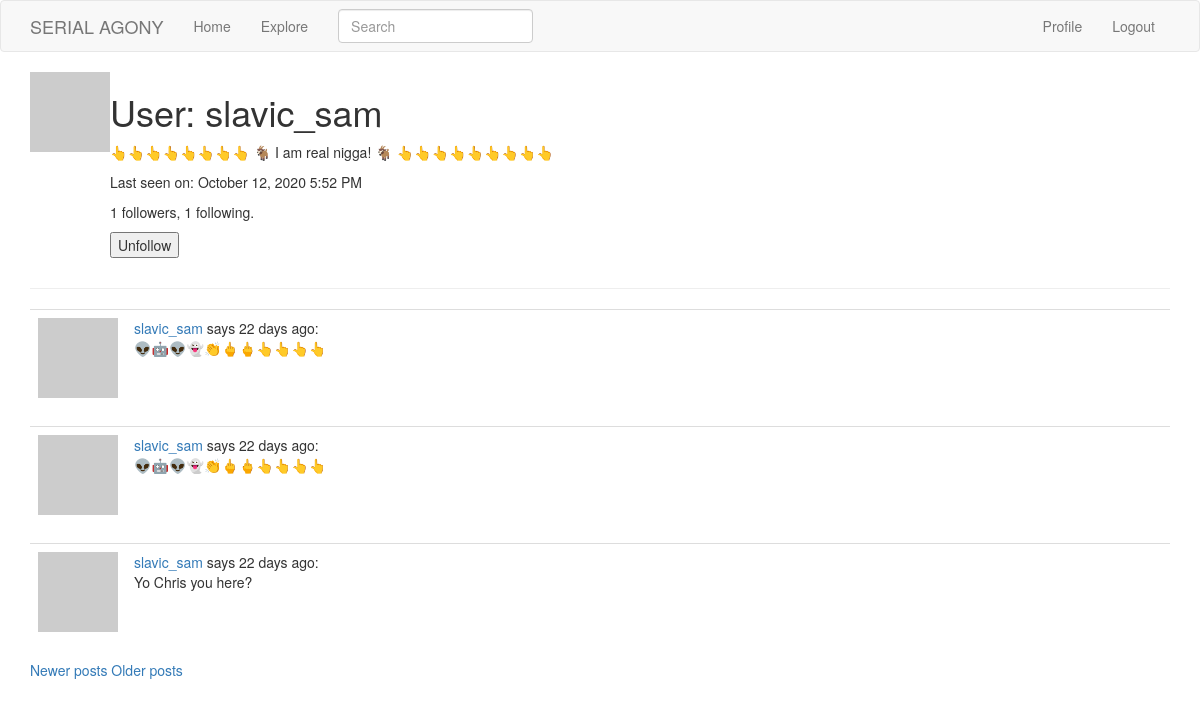
The app's page /user/slavic_sam?page=2 (signed in) with its own data.
### app/models.py (models this page shows, shortened)
class User(UserMixin, db.Model):
    id = db.Column(db.Integer, primary_key=True)
    username = db.Column(db.String(64), index=True, unique=True)
    email = db.Column(db.String(120), index=True, unique=True)
    password_hash = db.Column(db.String(128))
    posts = db.relationship('Post', backref='author', lazy='dynamic')
    about_me = db.Column(db.String(140))
    last_seen = db.Column(db.DateTime, default=datetime.utcnow)
    followed = db.relationship(
        'User', secondary=followers,
        primaryjoin=(followers.c.follower_id == id),
        secondaryjoin=(followers.c.followed_id == id),
        backref=db.backref('followers', lazy='dynamic'), lazy='dynamic')
    def avatar(self, size):
        digest = md5(self.email.lower().encode('utf-8')).hexdigest()
        return 'https://www.gravatar.com/avatar/{}?d=identicon&s={}'.format(
            digest, size)
    def is_following(self, user):
        return self.followed.filter(
            followers.c.followed_id == user.id).count() > 0

class SearchableMixin(object):
    @classmethod
    def before_commit(cls, session):
        session._changes = {
            'add': list(session.new),
            'update': list(session.dirty),
            'delete': list(session.deleted)
        }
    @classmethod
    def after_commit(cls, session):
        for obj in session._changes['add']:
            if isinstance(obj, SearchableMixin):
                add_to_index(obj.__tablename__, obj)
        for obj in session._changes['update']:
            if isinstance(obj, SearchableMixin):
                add_to_index(obj.__tablename__, obj)
        for obj in session._changes['delete']:
            if isinstance(obj, SearchableMixin):
                remove_from_index(obj.__tablename__, obj)
        session._changes = None

class Post(SearchableMixin, db.Model):
    __searchable__ = ['body']
    id = db.Column(db.Integer, primary_key=True)
    body = db.Column(db.String(140))
    timestamp = db.Column(db.DateTime, index=True, default=datetime.utcnow)
    user_id = db.Column(db.Integer, db.ForeignKey('user.id'))
    language = db.Column(db.String(5))

### app/routes.py (the view)
@app.route('/user/<username>')
@login_required
def user(username):
    user = User.query.filter_by(username=username).first_or_404()
    page = request.args.get('page', 1, type=int)
    posts = user.posts.order_by(Post.timestamp.desc()).paginate(
        page, app.config['POSTS_PER_PAGE'], False)
    next_url = url_for('user', username=user.username, page=posts.next_num) \
        if posts.has_next else None
    prev_url = url_for('user', username=user.username, page=posts.prev_num) \
        if posts.has_prev else None
    form = EmptyForm()
    return render_template('user.html', user=user, posts=posts.items,
                           next_url=next_url, prev_url=prev_url, form=form)

### app/forms.py
class SearchForm(FlaskForm):
    q = StringField(_l('Search'), validators=[DataRequired()])
    def __init__(self, *args, **kwargs):
        if 'formdata' not in kwargs:
            kwargs['formdata'] = request.args
        if 'csrf_enabled' not in kwargs:
            kwargs['csrf_enabled'] = False
        super(SearchForm, self).__init__(*args, **kwargs)

class EmptyForm(FlaskForm):
    submit = SubmitField('Submit')

### app/models.py (called while the page is built)
@login.user_loader
def load_user(id):
    return User.query.get(int(id))

### app/routes.py (called while the page is built)
@app.before_request
def before_request():
    if current_user.is_authenticated:
        current_user.last_seen = datetime.utcnow()
        db.session.commit()
        g.search_form = SearchForm()
    g.locale = str(get_locale())

### templates/user.html (shortened to what this page needs)
{% extends "base.html" %}
{% block app_content %}
    <table>
        <tr valign="top">
            <td><img src="{{ user.avatar(128) }}"></td>
            <td>
                <h1>User: {{ user.username }}</h1>
                {% if user.about_me %}<p>{{ user.about_me }}</p>{% endif %}
                {% if user.last_seen %}
                <p>Last seen on: {{ moment(user.last_seen).format('LLL') }}</p>
                {% endif %}
                <p>{{ user.followers.count() }} followers, {{ user.followed.count() }} following.</p>
                {% if user == current_user %}
                <p><a href="{{ url_for('edit_profile') }}">Edit your profile</a></p>
                {% else %}
                <p>
                    <form action="{{ url_for('unfollow', username=user.username) }}" method="post">
                        {{ form.submit(value='Unfollow') }}
                    </form>
                </p>
                {% endif %}
            </td>
        </tr>
    </table>
    <hr>
    {% for post in posts %}
        {% include '_post.html' %}
    {% endfor %}
    {% if prev_url %}
    <a href="{{ prev_url }}">Newer posts</a>
    {% endif %}
    {% if next_url %}
    <a href="{{ next_url }}">Older posts</a>
    {% endif %}
{% endblock %}

### templates/_post.html (shortened to what this page needs)
<table class="table table-hover">
    <tr>
        <td width="70px">
            <a href="{{ url_for('user', username=post.author.username) }}">
                <img src="{{ post.author.avatar(70) }}" />
            </a>
        </td>
        <td>
            <a href="{{ url_for('user', username=post.author.username) }}">
                {{ post.author.username }}
            </a>
            says {{ moment(post.timestamp).fromNow() }}:
            <br>
            <span id="post{{ post.id }}">
                {{ post.body }}
            </span>
        </td>
    </tr>
  </table>

### records on screen
User: username "slavic_sam", about_me "👆👆👆👆👆👆👆👆 🐐 I am real nigga! 🐐 👆👆👆👆👆👆👆👆👆", last_seen "October 12, 2020 5:52 PM"
Post: author.username "slavic_sam", timestamp "22 days ago", body "👽🤖👽👻👏🖕🖕👆👆👆👆"
Post: author.username "slavic_sam", timestamp "22 days ago", body "👽🤖👽👻👏🖕🖕👆👆👆👆"
Post: author.username "slavic_sam", timestamp "22 days ago", body "Yo Chris you here?"

### other values on screen
{{ user.followers.count() }} "1"
{{ user.followed.count() }} "1"
